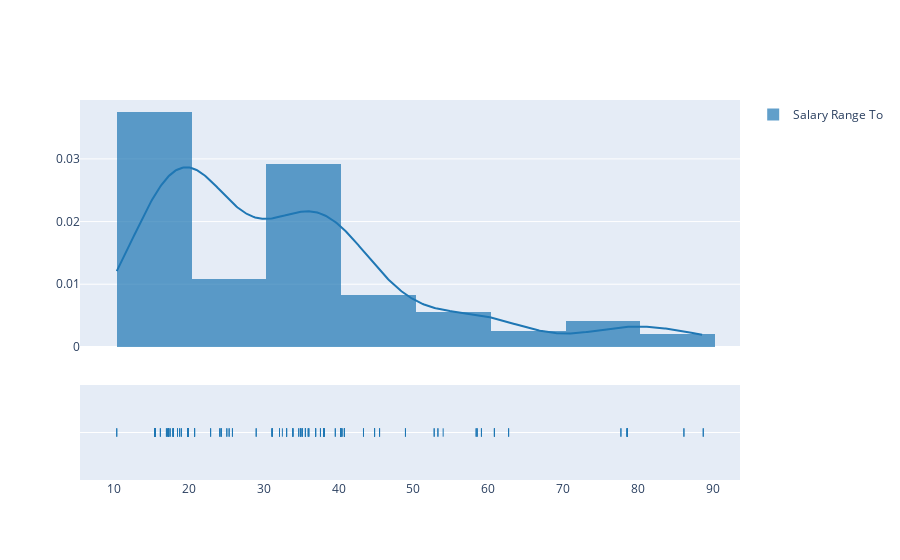

Here is the notebook cell this chart was saved with:
### Code cell
hourly = df[df['Salary Frequency']=='Hourly'][['Salary Range To']]
fig = ff.create_distplot([hourly['Salary Range To']], ['Salary Range To'], bin_size = 10)
fig.show()

### Figure 1 — Plotly figure (JSON) as saved in the notebook; plotly's stock layout.template omitted (floating-point values rounded to 4 significant figures; data arrays with more than 128 entries replaced by an {"elided": "..."} marker saying what was removed)
{"data": [{"histnorm": "probability density", "legendgroup": "Salary Range To", "marker": {"color": "rgb(31, 119, 180)"}, "name": "Salary Range To", "opacity": 0.7, "x": {"elided": "195 float values"}, "xaxis": "x", "xbins": {"start": 10.36, "end": 88.75, "size": 10}, "yaxis": "y", "type": "histogram"}, {"legendgroup": "Salary Range To", "marker": {"color": "rgb(31, 119, 180)"}, "mode": "lines", "name": "Salary Range To", "showlegend": false, "x": {"elided": "500 float values"}, "xaxis": "x", "y": {"elided": "500 float values"}, "yaxis": "y", "type": "scatter"}, {"legendgroup": "Salary Range To", "marker": {"color": "rgb(31, 119, 180)", "symbol": "line-ns-open"}, "mode": "markers", "name": "Salary Range To", "showlegend": false, "x": {"elided": "195 float values"}, "xaxis": "x", "y": {"elided": "195 str values"}, "yaxis": "y2", "type": "scatter"}], "layout": {"barmode": "overlay", "hovermode": "closest", "legend": {"traceorder": "reversed"}, "xaxis": {"anchor": "y2", "domain": [0, 1], "zeroline": false, "type": "linear", "range": [5.154, 93.96], "autorange": true}, "yaxis": {"anchor": "free", "domain": [0.35, 1], "position": 0, "type": "linear", "range": [-1.919e-05, 0.03941], "autorange": true}, "yaxis2": {"anchor": "x", "domain": [0, 0.25], "dtick": 1, "showticklabels": false, "type": "category", "range": [-1, 1], "autorange": true}, "autosize": true}}
